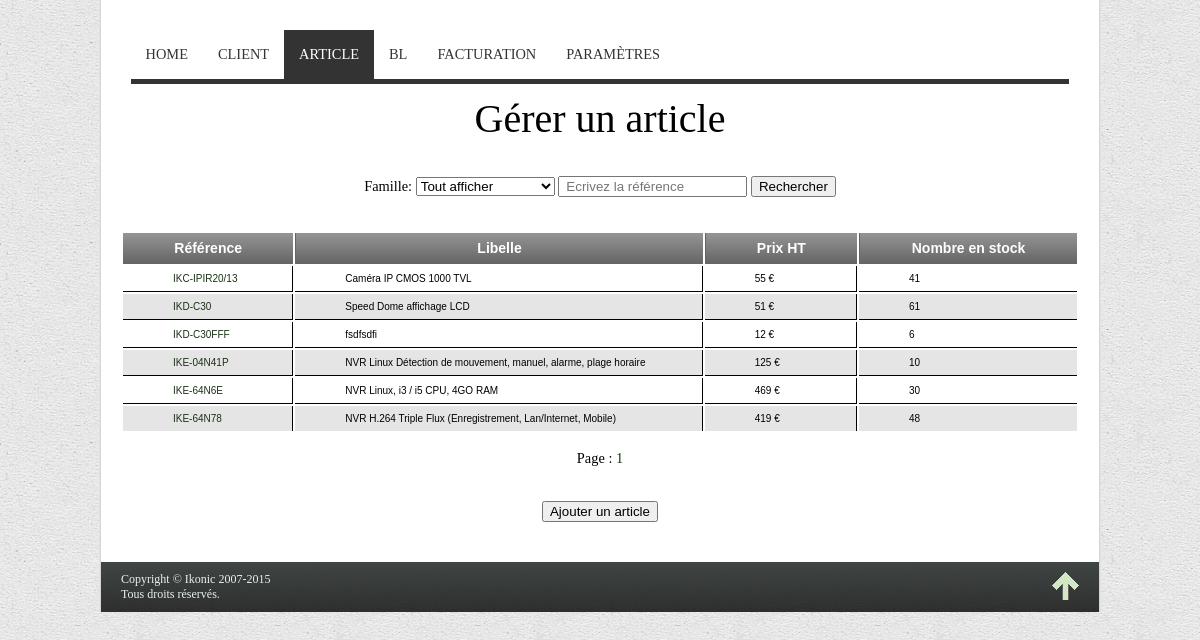
Page /Ikonic3/article.php on the committed database.
### tables this page shows
CREATE TABLE IF NOT EXISTS `article` (
  `id` int(11) NOT NULL AUTO_INCREMENT,
  `ref` varchar(30) NOT NULL,
  `libelle` varchar(100) NOT NULL,
  `famille` varchar(50) NOT NULL,
  `prix_ht` float NOT NULL,
  `tva` float NOT NULL,
  `prix_achat` float NOT NULL,
  `nbre_stock` int(11) NOT NULL,
  `volume` float NOT NULL,
  `poids` float NOT NULL,
  PRIMARY KEY (`id`),
  UNIQUE KEY `ref` (`ref`)
);

### Ikonic3/article.php (the view, shortened to what this page needs)
<!DOCTYPE html>
<html lang="fr">
<head>
	<link rel="stylesheet" type="text/css" href="css/feuille_de_style.css" />
	<link rel="stylesheet" type="text/css" href="css/TableCSSCode.css" />
	<link rel="stylesheet" type="text/css" href="http://ajax.googleapis.com/ajax/libs/jqueryui/1.8.12/themes/smoothness/jquery-ui.css" />
</head>
<body>
	<section>
		<?php include("Inclusion/header.php"); actif(2); include("Inclusion/gestion.php");?>
		<h1 style="padding-top: 65px; text-align:center;">Gérer un article</h1><br/><br/>
		<center>
		<?php
				$requete=mysql_fetch_array(mysql_query("SELECT COUNT(ref) FROM article;"));
				$nbreArt=$requete[0];
				$perPage=10;
				$nbPage=ceil($nbreArt/$perPage);
				$sql="SELECT * FROM article ";
		?>
		<form name="form_contact" method="POST" action="article.php">
			Famille: <select name="famille" onchange="change_famille(this.value)">
							<option value="all">Tout afficher</option>
						</select>
			 <input type="text" id="recherche" name="recherche" placeholder="Ecrivez la référence" onkeyup="myFunction()"/>
			 <input type="submit" name="valider" value="Rechercher"/>
		</form>
			<br/><br/>
		<div class="CSSTableGenerator" >
			<table id="tab_article">
				<tr class="tab_article_couleur">
					<td>Référence</td>
					<td>Libelle</td>
					<td>Prix HT</td>
					<td>Nombre en stock</td>
				</tr>
		<?php
			if(!isset($_GET['p']))
			{
				$sql.="LIMIT 0, {$perPage}";
			}
			$execute=mysql_query($sql) or die('Erreur au niveau de la requete'.mysql_error());
			while($data=mysql_fetch_array($execute))
			{
				echo "<tr><td><a href='modif_article.php?ref={$data['ref']}'>{$data['ref']}</a></td><td>{$data['libelle']}</td><td>{$data['prix_ht']} €</td><td>{$data['nbre_stock']}</td></tr>";
			}
			echo "</table><br/>";
			echo "Page : ";
			for($i=1;$i<=$nbPage;$i++)
			{
				echo "<a href='article.php?p=$i'> $i </a>";
			}
			?>
		<br/><br/><br/>
		<button type="button" onclick="window.location.href='ajout_article.php'">Ajouter un article</button>
		</center>
</section>
<?php include("Inclusion/bottom.php"); ?>
</body>
</html>

### Ikonic3/css/feuille_de_style.css (style rules this page uses)
html, body, div, span, applet, object, iframe, h1, h2, h3, h4, h5, h6, p, blockquote, pre, a, abbr, acronym, address, big, cite, code, del, dfn, em, img, ins, kbd, q, s, samp, small, strike, strong, sub, tt, var, b, u, i, center, dl, dt, dd, ol, ul, li, form, label, legend, table, caption, tbody, tfoot, thead, tr, th, td, article, aside, canvas, details, embed, figure, figcaption, footer, header, hgroup, menu, nav, output, ruby, section, summary, time, mark, audio, video { margin: 0; padding: 0; border: 0; font-size: 100%; font: inherit; vertical-align: baseline; }
html { height: 100%; }
body { background-image: url("../images/beige_paper.png"); width: 1000px; margin: 0 auto; border-left: 1px solid #E3E3E3; border-right: 1px solid #E3E3E3; font-family: 'Times New Roman', Arial, sans-serif; font-size: 0.9em; color: #000000; }
a { color: #193214; text-decoration: none; }
h1 { font-family: KozGoPr6N-Bold; font-size: 40px; color: #000; }
input { padding-left: 6px; }
.tab_article_couleur { opacity:0.6; background-color:red; color:white; }
#tab_article td { padding-left:50px; padding-right:50px; }
section { width: 958px; height: auto; background-color: #ffffff; margin: none; display: block; padding: 30px 20px 40px 20px; border-left: 1px solid #D5D5D5; border-right: 1px solid #D5D5D5; }

### Ikonic3/css/TableCSSCode.css (style rules this page uses)
.CSSTableGenerator { margin:0px;padding:0px; width:100%; border:0px solid #000000; -moz-border-radius-bottomleft:0px; -webkit-border-bottom-left-radius:0px; border-bottom-left-radius:0px; -moz-border-radius-bottomright:0px; -webkit-border-bottom-right-radius:0px; border-bottom-right-radius:0px; -moz-border-radius-topright:0px; -webkit-border-top-right-radius:0px; border-top-right-radius:0px; -moz-border-radius-topleft:0px; -webkit-border-top-left-radius:0px; border-top-left-radius:0px; }
.CSSTableGenerator table { width:100%; height:100%; margin:0px;padding:0px; }
.CSSTableGenerator tr:last-child td:last-child { -moz-border-radius-bottomright:0px; -webkit-border-bottom-right-radius:0px; border-bottom-right-radius:0px; }
.CSSTableGenerator table tr:first-child td:first-child { -moz-border-radius-topleft:0px; -webkit-border-top-left-radius:0px; border-top-left-radius:0px; }
.CSSTableGenerator table tr:first-child td:last-child { -moz-border-radius-topright:0px; -webkit-border-top-right-radius:0px; border-top-right-radius:0px; }
.CSSTableGenerator tr:last-child td:first-child { -moz-border-radius-bottomleft:0px; -webkit-border-bottom-left-radius:0px; border-bottom-left-radius:0px; }
.CSSTableGenerator tr:nth-child(odd) { background-color:#e5e5e5; }
.CSSTableGenerator tr:nth-child(even) { background-color:#ffffff; }
.CSSTableGenerator td { vertical-align:middle; border:0px solid #000000; border-width:0px 1px 1px 0px; text-align:left; padding:7px; font-size:10px; font-family:arial; font-weight:normal; color:#000000; }
.CSSTableGenerator tr:last-child td { border-width:0px 1px 0px 0px; }
.CSSTableGenerator tr td:last-child { border-width:0px 0px 1px 0px; }
.CSSTableGenerator tr:last-child td:last-child { border-width:0px 0px 0px 0px; }
.CSSTableGenerator tr:first-child td { background:-o-linear-gradient(bottom, #4c4c4c 5%, #000000 100%); background:-webkit-gradient( linear, left top, left bottom, color-stop(0.05, #4c4c4c), color-stop(1, #000000) ); background:-moz-linear-gradient( center top, #4c4c4c 5%, #000000 100% ); filter:progid:DXImageTransform.Microsoft.gradient(startColorstr="#4c4c4c", endColorstr="#000000"); background: -o-linear-gradient(top,#4c4c4c,000000); background-color:#4c4c4c; border:0px solid #000000; text-align:center; border-width:0px 0px 1px 1px; font-size:14px; font-family:arial; font-weight:bold; color:#ffffff; }
.CSSTableGenerator tr:first-child td:first-child { border-width:0px 0px 1px 0px; }
.CSSTableGenerator tr:first-child td:last-child { border-width:0px 0px 1px 1px; }

### rows in the picture
article: ref "IKC-IPIR20/13", libelle "Caméra IP CMOS 1000 TVL", prix_ht "55", nbre_stock "41"
article: ref "IKD-C30", libelle "Speed Dome affichage LCD", prix_ht "51", nbre_stock "61"
article: ref "IKD-C30FFF", libelle "fsdfsdfi", prix_ht "12", nbre_stock "6"
article: ref "IKE-04N41P", libelle "NVR Linux Détection de mouvement, manuel, alarme, plage horaire", prix_ht "125", nbre_stock "10"
article: ref "IKE-64N6E", libelle "NVR Linux, i3 / i5 CPU, 4GO RAM", prix_ht "469", nbre_stock "30"
article: ref "IKE-64N78", libelle "NVR H.264 Triple Flux (Enregistrement, Lan/Internet, Mobile)", prix_ht "419", nbre_stock "48"
